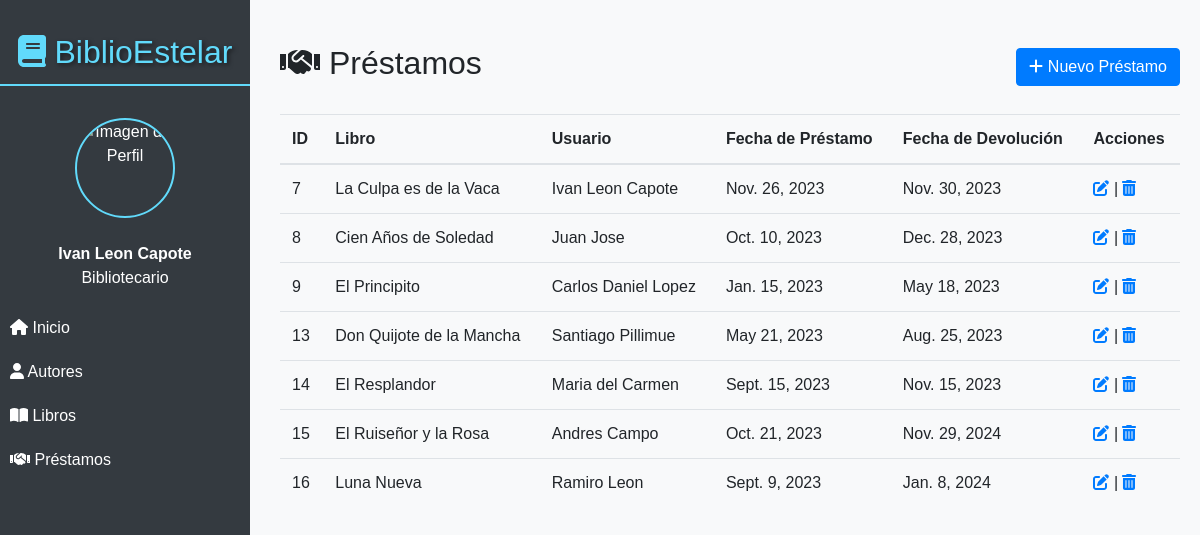
The page /prestamos/ on the database its author committed.
### gestion_biblioteca/models.py (models this page shows, shortened)
class Prestamo(models.Model):
    libro = models.ForeignKey(Libro, on_delete=models.CASCADE)
    usuario = models.CharField(max_length=100)
    fecha_prestamo = models.DateField()
    fecha_devolucion = models.DateField()

class Libro(models.Model):
    titulo = models.CharField(max_length=200)
    isbn = models.CharField(max_length=13)
    descripcion = models.TextField()
    autor = models.ForeignKey(Autor, on_delete=models.CASCADE)

### gestion_biblioteca/views.py (the view)
# urls.py: path('prestamos/', views.prestamos, name='prestamos'),
def prestamos(request):
    prestamos = Prestamo.objects.all()
    libros = Libro.objects.all()
    return render(request, 'prestamos.html', {'prestamos': prestamos, 'libros': libros})

### gestion_biblioteca/templates/prestamos.html (shortened to what this page needs)
{% extends 'home.html' %}
{% block content %}
<section id="prestamos" class="mt-4">
    <div class="d-flex justify-content-between align-items-center">
        <h2><i class="fas fa-handshake"></i> Préstamos</h2>
        <button type="button" class="btn btn-primary" data-toggle="modal" data-target="#nuevoPrestamoModal">
            <i class="fas fa-plus"></i> Nuevo Préstamo
        </button>
    </div>
    <table class="table mt-4">
        <thead>
            <tr>
                <th>ID</th>
                <th>Libro</th>
                <th>Usuario</th>
                <th>Fecha de Préstamo</th>
                <th>Fecha de Devolución</th>
                <th>Acciones</th>
            </tr>
        </thead>
        <tbody>
            {% for prestamo in prestamos %}
                <tr>
                    <td>{{ prestamo.id }}</td>
                    <td>{{ prestamo.libro.titulo }}</td>
                    <td>{{ prestamo.usuario }}</td>
                    <td>{{ prestamo.fecha_prestamo }}</td>
                    <td>{{ prestamo.fecha_devolucion }}</td>
                    <td>
                        <a href="#" data-toggle="modal" data-target="#editarPrestamoModal{{ prestamo.id }}"><i class="fas fa-edit"></i></a> |
                        <a href="{% url 'eliminar_prestamo' prestamo.id %}"><i class="fas fa-trash-alt"></i></a>
                    </td>
                </tr>
            {% endfor %}
        </tbody>
    </table>
</section>
{% endblock %}

### gestion_biblioteca/templates/home.html (style rules this page uses)
body { font-family: "Arial", sans-serif; background-color: #f8f9fa; }

### rows shown on the page
Prestamo: id "7", libro.titulo "La Culpa es de la Vaca", usuario "Ivan Leon Capote", fecha_prestamo "Nov. 26, 2023", fecha_devolucion "Nov. 30, 2023"
Prestamo: id "8", libro.titulo "Cien Años de Soledad", usuario "Juan Jose", fecha_prestamo "Oct. 10, 2023", fecha_devolucion "Dec. 28, 2023"
Prestamo: id "9", libro.titulo "El Principito", usuario "Carlos Daniel Lopez", fecha_prestamo "Jan. 15, 2023", fecha_devolucion "May 18, 2023"
Prestamo: id "13", libro.titulo "Don Quijote de la Mancha", usuario "Santiago Pillimue", fecha_prestamo "May 21, 2023", fecha_devolucion "Aug. 25, 2023"
Prestamo: id "14", libro.titulo "El Resplandor", usuario "Maria del Carmen", fecha_prestamo "Sept. 15, 2023", fecha_devolucion "Nov. 15, 2023"
Prestamo: id "15", libro.titulo "El Ruiseñor y la Rosa", usuario "Andres Campo", fecha_prestamo "Oct. 21, 2023", fecha_devolucion "Nov. 29, 2024"
Prestamo: id "16", libro.titulo "Luna Nueva", usuario "Ramiro Leon", fecha_prestamo "Sept. 9, 2023", fecha_devolucion "Jan. 8, 2024"
